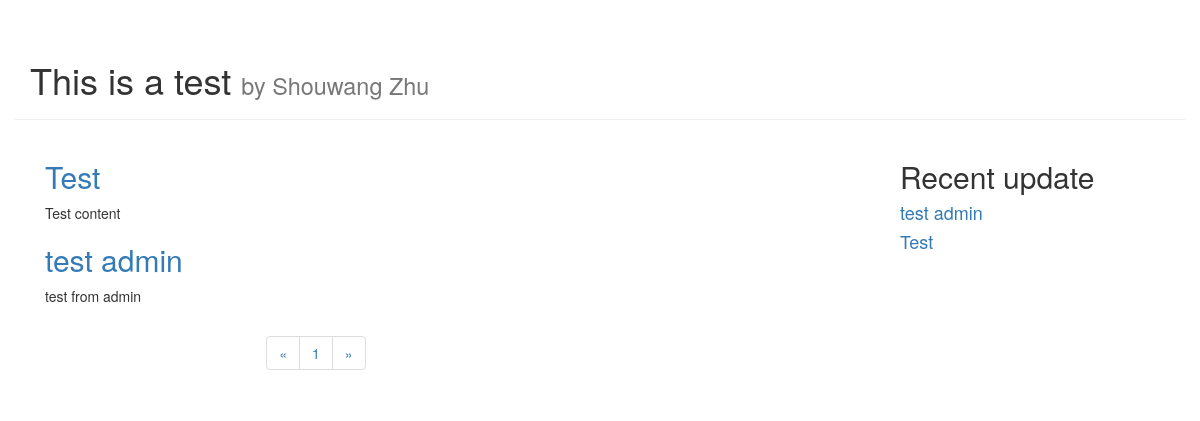
Page /blog/index on the earlier database version.
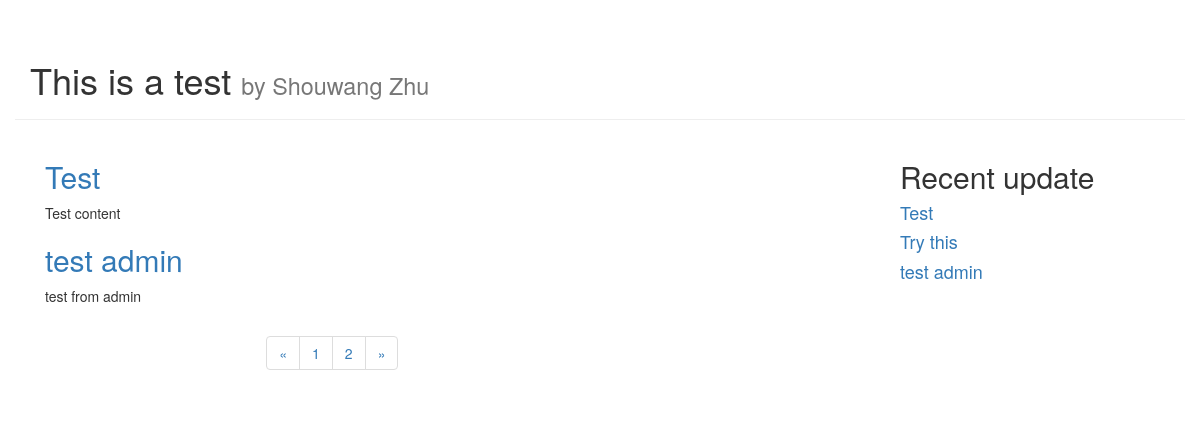
Same page on the later database version.
### blog/models.py (models this page shows, shortened)
class Article(models.Model):
    article_id = models.AutoField(primary_key=True)
    title = models.TextField()
    brief_content = models.TextField()
    content = models.TextField()
    date = models.DateTimeField(auto_now=True)

### blog/views.py (the view)
# urls.py: path('index', blog.views.get_index_page),
def get_index_page(request):
    page = request.GET.get('page')
    if page:
        page = int(page)
    else:
        page = 1
    all_article = Article.objects.all()
    top3_article_list = Article.objects.order_by('-date')[:3]
    paginator = Paginator(all_article,2)
    page_num = paginator.num_pages
    page_article_list = paginator.page(page)
    if page_article_list.has_next():
        next_page = page + 1
    else:
        next_page = page
    if page_article_list.has_previous():
        previous_page = page - 1
    else:
        previous_page = page
    return render(request,'blog/index.html',
                {
                    'article_list': page_article_list,
                    'page_num': range(1, page_num + 1),
                    'curr_page': page,
                    'next_page': next_page,
                    'previous_page': previous_page,
                    'top3_article_list':top3_article_list
                }
            )

### blog/templates/blog/index.html (shortened to what this page needs)
<!DOCTYPE html>
<html lang="en">
<head>
    <link
            rel="stylesheet"
            href=
                    "https://maxcdn.bootstrapcdn.com/bootstrap/3.4.1/css/bootstrap.min.css"/>
</head>
<body>
<div class="container page-header">
    <h1>This is a test
        <small>by Shouwang Zhu</small>
    </h1>
</div>
<div class="container page-body">
    <div class="col-md-9" role="main">
        <div class="body-main">
            {% for article in article_list %}
            <div>
                <h2><a href="/blog/detail/{{article.article_id}}">{{ article.title }}</a></h2>
                <p>
                    {{ article.brief_content }}
                </p>
            </div>
            {% endfor %}
        </div>
        <div class="body-footer">
            <div class="col-md-4 col-md-offset-3">
                <nav aria-label="Page navigation example">
                    <ul class="pagination">
                        <li class="page-item">
                            <a class="page-link" href="index?page={{previous_page}}" aria-label="Previous">
                                <span aria-hidden="true">&laquo;</span>
                            </a>
                        </li>
                       {% for num in page_num %}
                        <li>
                            <a href="/blog/index?page={{num}}" aria-label="Next">{{ num }}</a>
                        </li>
                        {% endfor %}
                        <li class="page-item">
                            <a class="page-link" href="index?page={{next_page}}" aria-label="Next">
                                <span aria-hidden="true">&raquo;</span>
                            </a>
                        </li>
                    </ul>
                </nav>
            </div>
        </div>
    </div>
    <div class="col-md-3" role="complementary">
        <div>
            <h2>Recent update</h2>
            {% for article in top3_article_list %}
            <h4><a href="/blog/detail/{{article.article_id}}">{{ article.title }}</a></h4>
            {% endfor %}
        </div>
    </div>
</div>
</body>
</html>

Differences in the rows shown:
changed Article "Test": moves up the list
added Article: title "Try this", shown under "Recent update"
Other differences:
new list line: "2"
